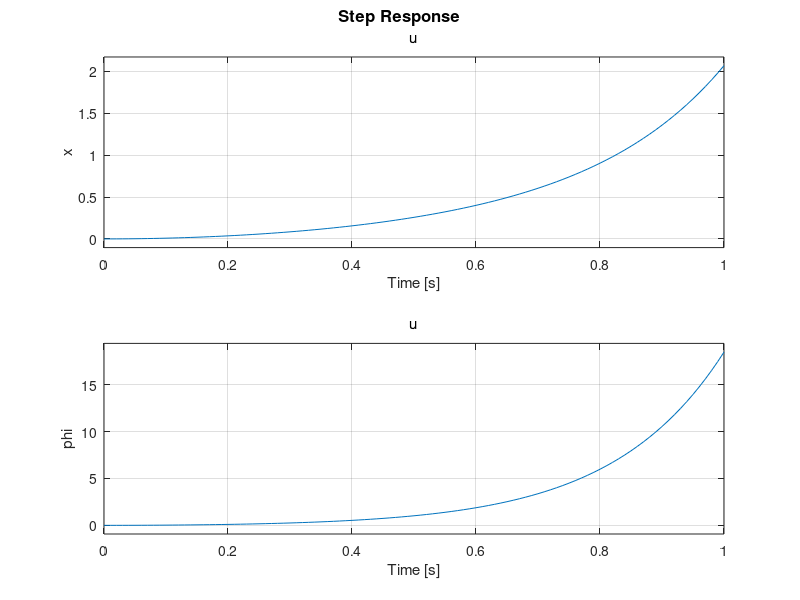

Here is the MATLAB script that generated this plot: (Note: this script raises an error after producing the figure.)
%% Mechatronics Lab - Exercise 1 : Mathematical Modelling of a Pendulum over a Cart
%% Creating the Modelling Parameters 
M = 0.5; %Mass of the Cart
m = 0.2; %Mass o fthe Pendulum
b = 0.1; %Damping Coef
g = 9.8; %Gravity
I = 0.006; %Inertia
l = 0.3; %Length of Pendulum
disp("Created the Modelling Parameters")
%% Task 1: Deriving the Transfer Function and State Space model and representing in MATLAB
%% Task 1.1: Transfer Functions Model
s = tf('s'); %Creating the 's' variable required in a transfer function
q = (M+m)*(I+m*l^2)-(m*l)^2; %Creating a 'q' variable for easy calculations

%Delcaring the Transfer Functions of the Inverted Pendulum System

%Transfer Function of the Cart
P_cart = (((I+m*l^2)/q)*s^2-(m*g*l/q))/(s^4+(b*(I+m*l^2))*s^3/q-((M+m)*m*g*l)*s^2/q-b*m*q*l*s/q); 

%Transfer function of the Pendulum
P_pend = (m*l*s/q)/(s^3 + (b*(I+m*l^2))*s^2/q -((M+m)*m*g*l)*s/q-b*m*g*l/q);

%Visulalising the Transfer Function
sys_tf=[P_cart;P_pend];
inputs={'u'};
outputs={'x';'phi'};
set(sys_tf,'InputName',inputs);
set(sys_tf,'OutputName',outputs);
disp("The complete TF Equation is : ");
sys_tf

%% Task 1.2: State Space Model
p=I*(M+m)+M*m*l^2; %Creating a 'p' variable to replace all denominators in State Matrix.

%State Equation
A=[0 1 0 0;0 -((I+m*l^2)*b)/p (m^2*g*l^2)/p 0;0 0 0 1;0 -(m*l*b)/p (m*g*l*(M+m))/p 0]; %State Equation
B=[0;(I+m*l^2)/p;0;(m*l)/p]; %Input Equation

%Output Equation
C=[1 0 0 0;0 0 1 0];
D=[0;0];

states = {'x' 'x_dot' 'phi' 'phi_dot'}; %Where, x = Position
                                        %       x_dot = velocity
                                        %       phi = Angle of Pendulum
                                        %       phi_dot = derivative of phi

% Visualising the State Space Equations                                        
inputs = {'u'};
outputs = {'x'; 'phi'};
sys_ss = ss(A,B,C,D,'statename', states,'InputName', inputs,'OutputName', outputs);
disp("The state space model is:")
sys_ss
%% Task 2: Open Loop Impulse Response and Step Response of the System
t=0:0.01:1; %Specifying Time steps

disp("Plotting the responses")
%Impulse Response
figure('Name','Open Loop Response of Inverted Pendulum');
subplot(2,1,1);
impulse(sys_tf,t)
%Step Response
subplot(2,1,2);
step(sys_tf,t)

%{ Inference : From the graphs shown we can clearly understand that the system is not stable. Hence we go for a Closed Loop PID control. %}

%% Task 3: PID Controller Design
%Initialise the Parameters.
disp("Implementing the PID Controller")
kp = str2double(inputdlg('Enter the Proportional Constant Value:'));
ki = str2double(inputdlg('Enter the Integral Constant Values:'));
kd = str2double(inputdlg('Enter the Derivative Constant Value:'));

%Visualise the PID Controller.
cntr = pid(kp,ki,kd)

%Checking the stability of the system with given PID control Parametrs.
clsys= feedback(P_pend,cntr)

figure('Name','Response after Implementing PID Control');
impulse(clsys)

%{Inference : We can say that the system (now closed loop) after the implementation of a PID controller is stable. %}
disp("End")
publish('D:\College & Language Files\Academics\4th Year\Lab1 - Mechatronics Lab\Ex1\Ex1_MathematicalModelling.m','evalCode',false);
